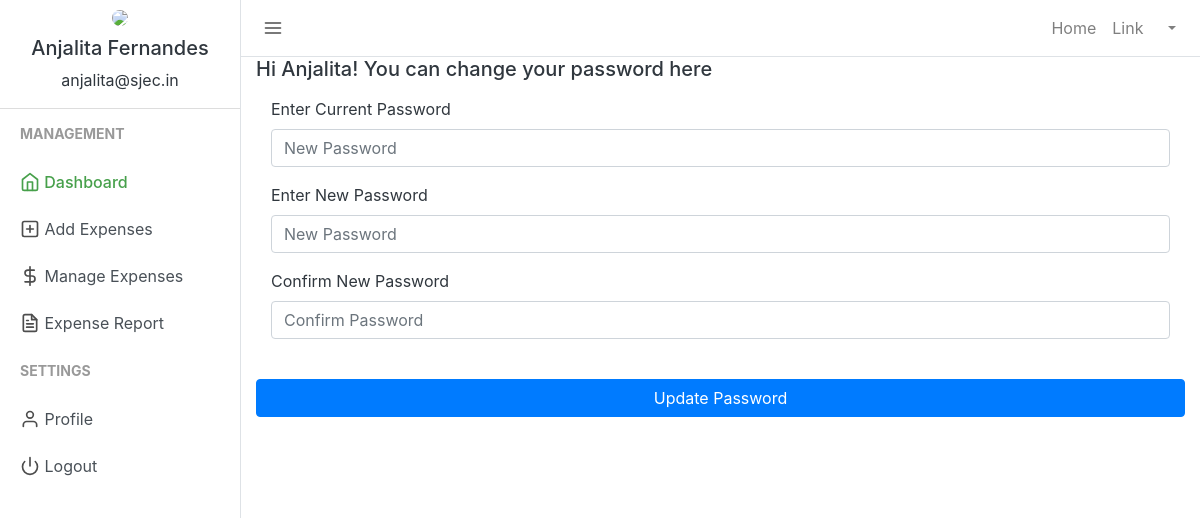
The page /change_password.php (signed in) on the database its author committed.
### tables this page shows
CREATE TABLE `users` (
  `user_id` int(11) NOT NULL,
  `firstname` varchar(50) NOT NULL,
  `lastname` varchar(25) NOT NULL,
  `email` varchar(50) NOT NULL,
  `password` varchar(50) NOT NULL
);

### session.php (called while the page is built, shortened)
<?php
include("config.php");
$sess_email = $_SESSION["email"];
$sql = "SELECT user_id, firstname, lastname, email FROM users WHERE email = '$sess_email'";
$result = $con->query($sql);
if ($result->num_rows > 0) {
  while($row = $result->fetch_assoc()) {
    $firstname = $row["firstname"];
    $username =$row["firstname"]." ".$row["lastname"];
    $useremail=$row["email"];
  }
} else {
    $userid="798";
    $username ="SJEC";
    $useremail="mailid@domain.com";
}
?>

### change_password.php (the view, shortened to what this page needs)
<?php
include("session.php");
?>
<!DOCTYPE html>
<html lang="en">
<head>
    <link href="css/bootstrap.css" rel="stylesheet">
    <link href="css/style.css" rel="stylesheet">
</head>
<body>
    <div class="d-flex" id="wrapper">
    <div class="border-right" id="sidebar-wrapper">
      <div class="user">
        <img class="img img-fluid rounded-circle" src="uploads\default_profile.png" width="120">
        <h5><?php echo $username ?></h5>
        <p><?php echo $useremail ?></p>
      </div>
      <div class="sidebar-heading">Management</div>
      <div class="list-group list-group-flush">
        <a href="index.php" class="list-group-item list-group-item-action sidebar-active"><span data-feather="home"></span> Dashboard</a>
        <a href="add_expense.php" class="list-group-item list-group-item-action "><span data-feather="plus-square"></span> Add Expenses</a>
        <a href="manage_expense.php" class="list-group-item list-group-item-action "><span data-feather="dollar-sign"></span> Manage Expenses</a>
        <a href="expensereport.php" class="list-group-item list-group-item-action"><span data-feather="file-text"></span> Expense Report</a>
      </div>
      <div class="sidebar-heading">Settings </div>
      <div class="list-group list-group-flush">
        <a href="profile.php" class="list-group-item list-group-item-action "><span data-feather="user"></span> Profile</a>
        <a href="logout.php" class="list-group-item list-group-item-action "><span data-feather="power"></span> Logout</a>
      </div>
    </div>
        <div id="page-content-wrapper">
            <nav class="navbar navbar-expand-lg navbar-light  border-bottom">
                <button class="toggler" type="button" id="menu-toggle" aria-expanded="false">
                    <span data-feather="menu"></span>
                </button>
                <div class="collapse navbar-collapse" id="navbarSupportedContent">
                    <ul class="navbar-nav ml-auto mt-2 mt-lg-0">
                        <li class="nav-item">
                            <a class="nav-link" href="#">Home <span class="sr-only">(current)</span></a>
                        </li>
                        <li class="nav-item">
                            <a class="nav-link" href="#">Link</a>
                        </li>
                        <li class="nav-item dropdown">
                            <a class="nav-link dropdown-toggle" href="#" id="navbarDropdown" role="button" data-toggle="dropdown" aria-haspopup="true" aria-expanded="false">
                            </a>
                        </li>
                    </ul>
                </div>
            </nav>
            <div class="container-fluid">
                <h5>Hi <?php echo $firstname ?>! You can change your password here</h5>
                <div class="row mt-3">
                    <div class="col-md">
                        <form class="form" action="" method="post" id="registrationForm" autocomplete="off">
                            <div class="form-group">
                                <div class="col">
                                    <label for="password">
                                        Enter Current Password
                                    </label>
                                    <input type="password" class="form-control" name="curr_password" id="password" placeholder="New Password">
                                </div>
                            </div>
                            <div class="form-group">
                                <div class="col">
                                    <label for="password">
                                        Enter New Password
                                    </label>
                                    <input type="password" class="form-control" name="new_password" id="password" placeholder="New Password">
                                </div>
                            </div>
                            <div class="form-group">
                                <div class="col">
                                    <label for="password2">
                                        Confirm New Password
                                    </label>
                                    <input type="password" class="form-control" name="confirm_new_password" id="confirm_password" placeholder="Confirm Password">
                                </div>
                            </div>
                            <div class="form-group">
                                <div class="col-xs-12">
                                    <br>
                                    <button class="btn btn-block btn-primary" name="updatepassword" type="submit">Update Password</button>
                                </div>
                            </div>
                        </form>
                    </div>
                </div>
            </div>
        </div>
    </div>
</body>
</html>

### css/style.css (style rules this page uses)
body { background-color: #e4d6d6; }
.feather { width: 20px; height: 20px; stroke: #4d4d4d; stroke-width: 2; stroke-linecap: round; stroke-linejoin: round; fill: none; vertical-align: text-bottom; }
.list-group { background-color: #120718; }
.list-group-item { border: none; }
.user { text-align: center; border-bottom: 1px solid #ddd; }
.user img { padding: 10px; }
.toggler { color: #000; background-color: #fff; border: none; outline: none; }
.sidebar-active { color: #47a04b; font-weight: 500; }
.sidebar-active .feather { stroke: #47a04b; font-weight: 500; }
#wrapper { overflow-x: hidden; background-color: #fff; }
#sidebar-wrapper { min-height: 100vh; margin-left: -15rem; -webkit-transition: margin 0.25s ease-out; -moz-transition: margin 0.25s ease-out; -o-transition: margin 0.25s ease-out; transition: margin 0.25s ease-out; }
#sidebar-wrapper .sidebar-heading { padding: 0.875rem 1.25rem; font-size: 14px; font-weight: bold; text-transform: uppercase; color: #999; }
#sidebar-wrapper .list-group { width: 15rem; }
#page-content-wrapper { min-width: 100vw; }
@media (min-width: 768px) { #sidebar-wrapper { margin-left: 0; } }
@media (min-width: 768px) { #page-content-wrapper { min-width: 0; width: 100%; } }
.container-fluid { margin-right: 20px; }

### rows shown on the page
users: username "Anjalita Fernandes", email "anjalita@sjec.in", firstname "Anjalita"
